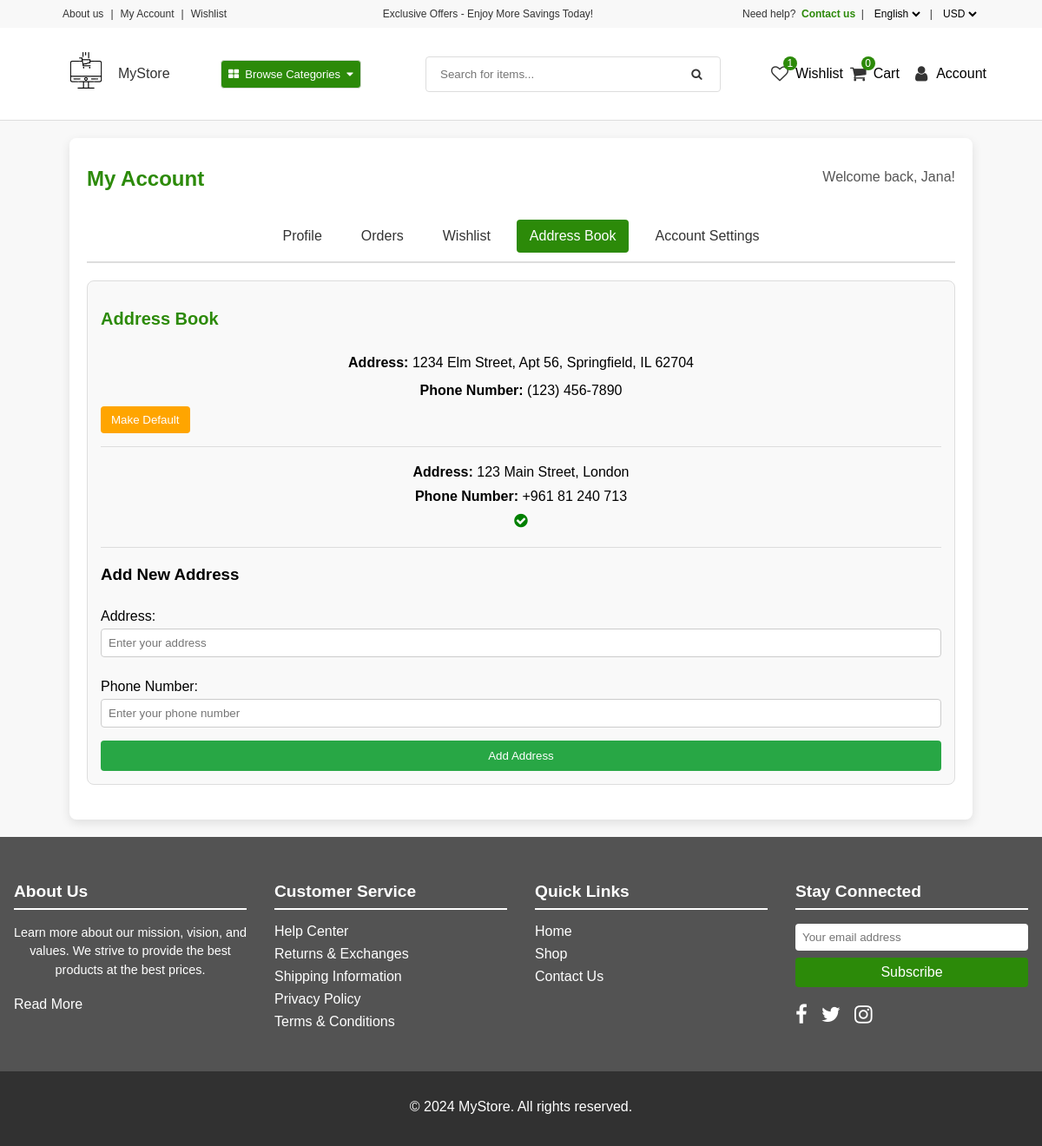
/account/address-book/ (signed in), run on an earlier commit of the app's database.
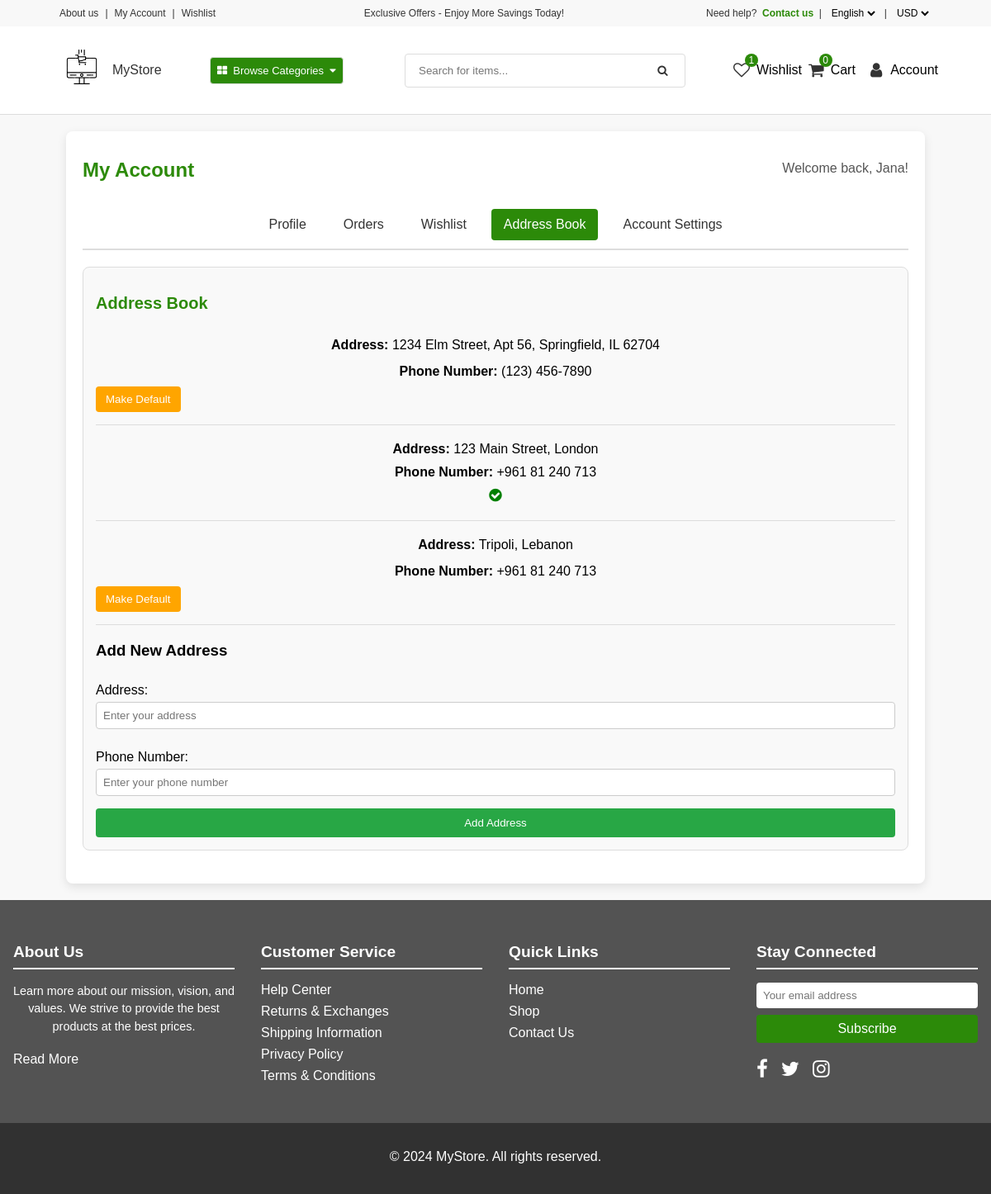
And on a later commit of the database.
### core/models.py (models this page shows)
class Address(models.Model):
    user = models.ForeignKey(User, on_delete=models.CASCADE)
    address = models.CharField(max_length=100, null=True)
    phone_number = models.CharField(max_length=100)
    status = models.BooleanField(default=False)
    class Meta:
        verbose_name_plural = "Address"

### core/views.py (the view, shortened to what this page needs)
# urls.py: path('account/address-book/', address_book, name='address-book'),  # URL for the address book page
def address_book(request):
    addresses = Address.objects.filter(user=request.user)
    context = {
        "address": addresses,
    }
    return render(request, 'core/address-book.html', context)

### core/context_processor.py (called while the page is built)
def default(request):
    categories = Category.objects.all()
    try:
        address = Address.objects.get(user=request.user)
    except:
        address = None
    try:
        wishlist = Wishlist.objects.filter(user=request.user)
    except:
        wishlist = None
    return {
        'categories' : categories,
        'address' : address,
        'wishlist' : wishlist
    }

### userauths/models.py (called while the page is built)
    def __str__(self):
        return self.username

### templates/core/address-book.html (shortened to what this page needs)
{% extends 'partials/base1.html' %}
{% load static %}
{% block content %}
    <main class="main-background">
        <div class="account-container">
            <div class="head">
                <h1>My Account</h1>
                <p class="welcome-message" id="welcomeMessage">Welcome back, {{ request.user|title }}!</p>
            </div>
            <div class="tabs">
                <button id="profile-tab" class="btn-link" data-url="{% url 'core:account' %}">Profile</button>
                <button id="order-history-tab" class="btn-link" data-url="{% url 'core:order-history' %}">Orders</button>
                <button id="wishlist-section-tab" class="btn-link" data-url="{% url 'core:account-wishlist' %}">Wishlist</button>
                <button id="address-book-tab" class="active btn-link" data-url="{% url 'core:address-book' %}">Address Book</button>
                <button id="account-settings-tab" class="btn-link" data-url="{% url 'core:account-settings' %}">Account Settings</button>
            </div>
            <div class="tab-section address-book">
                <h2>Address Book</h2>
                {% for adr in address %}
                    <div class="address-item">
                        <p><strong>Address:</strong> {{ adr.address }}</p><br>
                        <p><strong>Phone Number:</strong> {{ adr.phone_number }}</p><br>
                        {% if adr.status == True %}
                            <p data-address-id="{{ adr.id }}" class="check{{ adr.id }} check">
                                <span class="delivered">
                                    <i class="fa fa-check-circle" style="font-size: large;"></i>
                                </span>
                            </p><br>
                        {% else %}
                            <br>
                            <button data-address-id="{{ adr.id }}" class="edit-button make-default-address button{{ adr.id }} action_btn">Make Default</button>
                        {% endif %}
                    </div>
                {% endfor %}
                <div class="add-address-form">
                    <h3>Add New Address</h3>
                    <form method="POST" action="">
                        <label for="address">Address:</label>
                        <input type="text" name="address" placeholder="Enter your address" required="">
                        <label for="phone_number">Phone Number:</label>
                        <input type="text" name="phone" placeholder="Enter your phone number" required="">
                        <button type="submit" class="submit-button">Add Address</button>
                    </form>
                </div>
            </div>
        </div>
    </main>
{% endblock content %}

What changed in the data, as far as the page shows it:
added Address: address "Tripoli, Lebanon", phone_number "+961 81 240 713"
